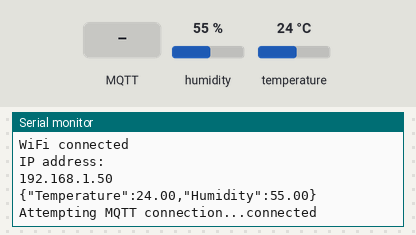
This sketch was run on a simulated ESP8266 (NodeMCU). Parts: the last lines printed to the serial monitor. Inputs (shaded band) come from the test bench; at power-on: humidity 55 %, temperature 24 °C. WiFi joins after 1.5 s; servers stay silent unless stated; random numbers use the default seed unless the sketch sets one; no MQTT or app messages arrive unless stated.

Above: at 2.8 s.
2.9 s: MQTT message "0" arrives on the first subscribed topic
At 4.1 s:
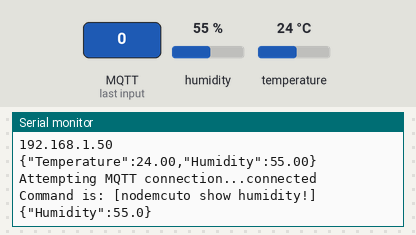
4.4 s: MQTT message "1" arrives on the first subscribed topic
At 5.0 s:
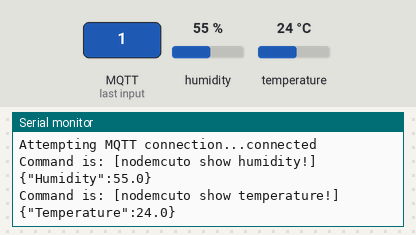
5.9 s: MQTT message "5" arrives on the first subscribed topic
At 6.02 s:
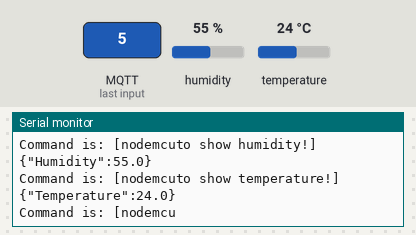
7.4 s: humidity set to 22 %
At 8.1 s:
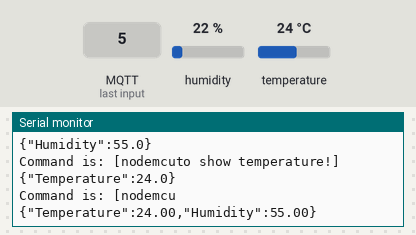
8.9 s: temperature set to 12 °C
10.4 s: humidity set to 40 %
At 12.5 s:
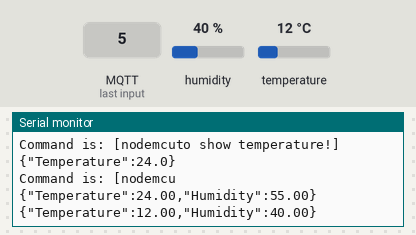

Measured:
- after the input at 2.9 s, the serial monitor: prints a new line at once (image 1)
- after the input at 4.4 s, the serial monitor: prints a new line at once (image 2)
- after the input at 5.9 s, the serial monitor: prints a new line at once (image 3)
- after the input at 10.4 s, the serial monitor: prints a new line after 1.6 s (image 5)

The sketch:

NodeMcuWifiMqttDht11Json.ino
```cpp
// Sketch for NodeMCU 1.0 ESP-12E: publishing DHT11 data to MQTT broker over Wifi.
// Arduino library for ESP-12, ESP-12E.
#include <ESP8266WiFi.h>
// Using PubSubClient library by one of the creators of Node-RED, Nick O'Leary.
#include <PubSubClient.h>
// dht lib http://arduino.cc/playground/Main/DHTLib Version: 0.1.00.
#include <dht.h>

dht DHT;

// Define NodeMCU D0 (USER) pin as temperature input data pin of DHT11.
#define DHT11_PIN D0

// Update these with your network values:
const char* ssid = "SSID_NAME";
const char* password = "WIFI_PASSWORD";
const char* mqtt_server = "MQTT_BROKER_HOSTNAME";

WiFiClient espClient;
PubSubClient client(espClient);
long lastMsg = 0;
char msg[50];
int value = 0;

void setup_wifi() {
   delay(100);
  // Connecting to the WiFi network:
    Serial.print("Connecting to ");
    Serial.println(ssid);
    WiFi.begin(ssid, password);
    while (WiFi.status() != WL_CONNECTED)
    {
      delay(500);
      Serial.print(".");
    }
  randomSeed(micros());
  Serial.println("");
  Serial.println("WiFi connected");
  Serial.println("IP address: ");
  Serial.println(WiFi.localIP());
}

// Callback: configuration as a subscriber for remote control (Not mandatory)
// You can remove the declaration below and its call in void setup.
void callback(char* topic, byte* payload, unsigned int length)
{
  Serial.print("Command is: [");
  Serial.print(topic);
  int p =(char)payload[0]-'0';
  int chk = DHT.read11(DHT11_PIN);
  // if MQTT broker sends a 0 message return humidity
  if(p==0)
  {
    Serial.println("to show humidity!]");
    Serial.print("{\"Humidity\":");
    Serial.print(DHT.humidity, 1);
    Serial.println("}");
  }
  // if MQTT sends a 1 message return temperature
  if(p==1)
  {
   Serial.println("to show temperature!]");
  int chk = DHT.read11(DHT11_PIN);
   Serial.print("{\"Temperature\":");
   Serial.print(DHT.temperature, 1);
   Serial.println("}");
  }
  Serial.println();
} //end callback

void reconnect() {
  // Loop until reconnected
  while (!client.connected())
  {
    Serial.print("Attempting MQTT connection...");
    // Create a random MQTT client ID:
    String clientId = "ESP8266Client-";
    clientId += String(random(0xffff), HEX);
    // Attempt to connect:
    // if your MQTT broker has clientID,username and password
    // change following client.connect function with your (clientId,userName,passWord)
    if (client.connect(clientId.c_str()))
    {
      Serial.println("connected");
     // Connected to MQTT broker, subscribing to command topic:
      client.subscribe("nodemcu");
    } else {
      Serial.print("failed, rc=");
      Serial.print(client.state());
      Serial.println(" try again in 5 seconds");
      // Wait 6 seconds before retrying.
      delay(6000);
    }
  }
} //end reconnect()

void setup() {
  Serial.begin(115200);
  setup_wifi();
  client.setServer(mqtt_server, 1883);
  client.setCallback(callback);
  int chk = DHT.read11(DHT11_PIN);
  Serial.print("{\"Temperature\":");
  Serial.print(DHT.temperature);
  Serial.print(",\"Humidity\":");
  Serial.print(DHT.humidity);
  Serial.println("}");
}

void loop() {
  if (!client.connected()) {
    reconnect();
  }
  client.loop();
  long now = millis();
  // read DHT11 sensor every 6 seconds
  // Return data in a JSON friendly format:
  if (now - lastMsg > 6000) {
     lastMsg = now;
     int chk = DHT.read11(DHT11_PIN);
     String msg="{\"Temperature\":";
     msg=msg+DHT.temperature;
     msg=msg+",\"Humidity\":";
     msg=msg+DHT.humidity ;
     msg=msg+"}";
     char message[58];
     msg.toCharArray(message,58);
     Serial.println(message);
     // Publish sensor data to the MQTT broker:
    client.publish("extTemperature", message);
  }
}
```
